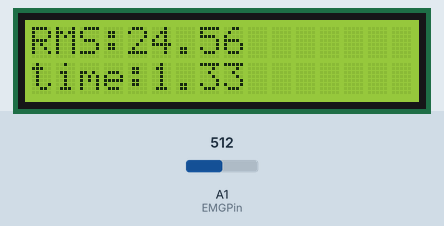
This sketch was run on a simulated Arduino Uno, built with avr-gcc and run on an emulated ATmega328P. On the bench: 16×2 character LCD. Inputs (shaded band) come from the test bench; at power-on: A1 (EMGPin) = 512. What the sketch prints to the serial monitor is not drawn.

Above: at 1.35 s.
1.4 s: A1 (EMGPin) set to 716
At 1.66 s:
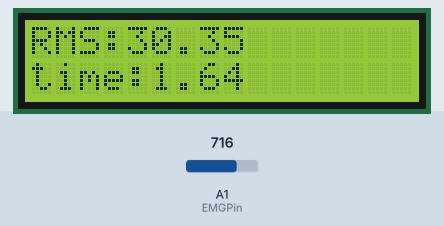
3.0 s: A1 (EMGPin) set to 900
At 3.24 s:
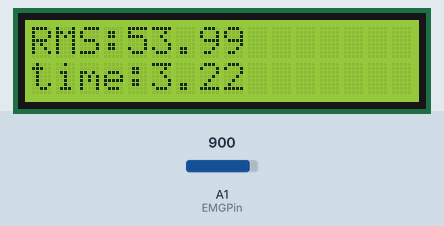
4.7 s: A1 (EMGPin) set to 1023
At 5.13 s:
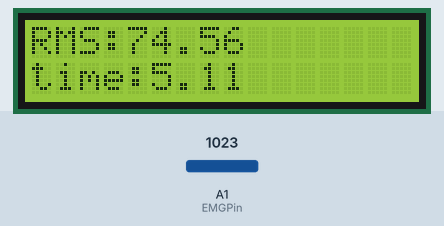

The sketch:

protCentralBSuccess2.ino
```cpp
#include <Wire.h>
#include <LiquidCrystal_I2C.h>
#include <SoftwareSerial.h>

#define rxPin 10
#define txPin 11
//Bluetooth
bool static writeSignal = true;
SoftwareSerial bluetoothPush = SoftwareSerial(rxPin, txPin);; // RX, TX For push message
SoftwareSerial bluetoothPull = SoftwareSerial(rxPin, txPin);; // RX, TX For get message

//basic
const int EMGPin = A1;
float EMGVal = 0;

//analize
float currentTime = 0.0;
float RMS = 0.0;
const int RMSNumberOfSamples = 5;
float arrRMS[100];
int countRMS = 0;

//filter
const int NUM_READ = 10;
float k = 0.4;  // filtration coefficient, 0.0-1.0
float Klf = 0.1;
float Khf = 0.9;
float EMGValc = 0;
float K0 = 0.0;
float K1 = 0.0;

LiquidCrystal_I2C lcd(0x27,16,2);

void setup()
{
  //Initalization Bluetooth
  bluetoothPush.begin(9600);
  bluetoothPull.begin(9600);
  pinMode(rxPin, INPUT);
  pinMode(txPin, OUTPUT);

  //Initalization Serial
  Serial.begin(9600);
  pinMode(A1, INPUT);

  //Initalization LCD display
  lcd.begin(16, 2);
  lcd.init();
  lcd.backlight();
  lcd.setCursor(0, 1);
  lcd.print("time:");
  lcd.setCursor(0, 0);
  lcd.print("RMS:");
}

void loop() {
  //Part1: view signal through bluetooth
  printStatus();
  tryCheckMessage();

  if(writeSignal){
    currentTime = millis()/1000.0;
    lcd.setCursor(5, 1);
    lcd.print(currentTime);

    //Part2: get a signal after filtering high and low frequencies
    EMGVal = analogRead(EMGPin);
    EMGValc = DCRemover(EMGVal);  // Highpass
    EMGVal = LPF(abs(EMGValc), EMGVal, Klf); // Lowpass

    //Part3: calculate parametrs
    calcRMS();

    //Part4: filtering out the signal
    RMS = optimalRunningArithmeticFilter(RMS);

    //Part5: view signal on display
    lcd.setCursor(4, 0);
    lcd.print(RMS);
    Serial.println(RMS);

    //Bluetooth view
    bluetoothPush.print("(VAL:");
    bluetoothPush.print(RMS);
    bluetoothPush.print("|TIME:");
    bluetoothPush.print(currentTime);
    bluetoothPush.print(")");
    bluetoothPush.println();
  }

  delay(10);
}


/**
  * sending status via bluetooth to another device
*/
void printStatus(){
  if(writeSignal){
    bluetoothPush.println("<ON>");
  } else {
    bluetoothPush.println("<OFF>");
  }
}

/**
  * the method attempts to recognize a command from another device
*/
void tryCheckMessage(){
  //WRITE_OR_NOT//---------------------------------------------------
  char message = bluetoothPull.read();
  if (bluetoothPull.available()) {
    if(message == '1'){
      writeSignal = true;
    }
    if(message == '0'){
      writeSignal = false;
    }
  }
  //WRITE_OR_NOT//---------------------------------------------------
}

/**
  * iteration of RMS calculation
*/
void calcRMS(){
    countRMS++;
    if(countRMS > RMSNumberOfSamples){
      countRMS = 0;
      float sum = 0;
      for(int i = 0; i < RMSNumberOfSamples; i++){
        sum += arrRMS[i] * arrRMS[i];
      }
      RMS = sqrt(sum / sizeof(arrRMS));

      free(arrRMS);
    } else {
      arrRMS[countRMS] = EMGVal;
    }
}

/**
  * filters out the signal by the optimal running arithmetic mean
  * @param newVal
  * @return optimal_running_arithmetic_value
*/
float optimalRunningArithmeticFilter(float newVal) {
  static int t = 0;
  static float vals[NUM_READ];
  static float average = 0;
  if (++t >= NUM_READ) t = 0; // перемотка t
  average -= vals[t];         // вычитаем старое
  average += newVal;          // прибавляем новое
  vals[t] = newVal;           // запоминаем в массив
  return ((float)average / NUM_READ);
}

/**
  * iteration of Lowpass Filter calculation
*/
float LPF(float X, float Y, float K){
      return (K*X) + (1-K)*Y;
}

/**
  * iteration of Highpass Filter calculation
*/
float DCRemover(int X){
     float Y_out = 0;
     K0=X+Khf*K1;
     Y_out=K0-K1;
     K1=K0;
     return Y_out;
}
```
